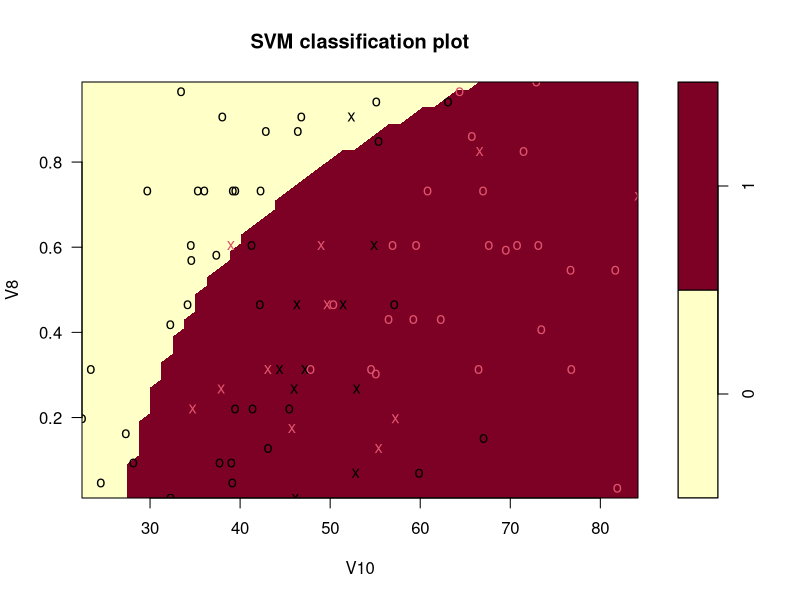
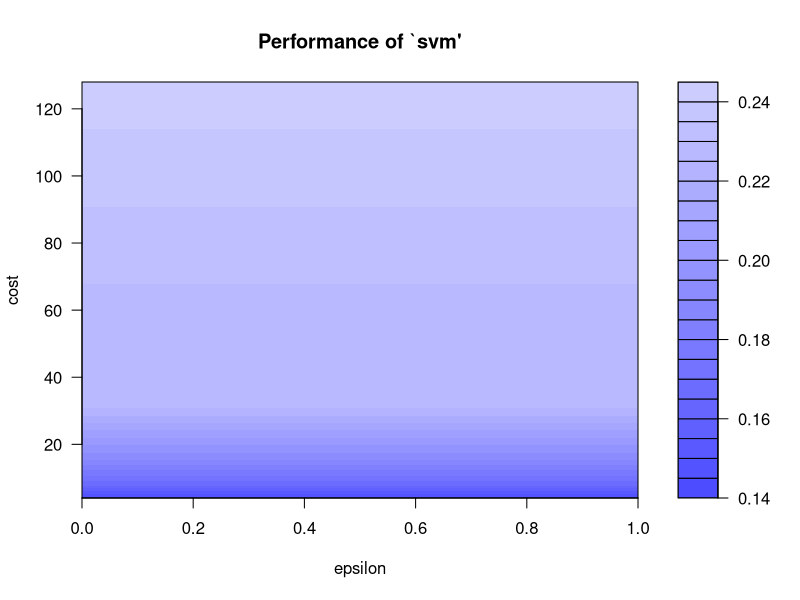

R code for these plots, in order:
library(e1071)

dataset <- read.csv(file = "candy_1.csv", header=FALSE)

X <- dataset[1:10]
y <- dataset[11]
y <- as.matrix(y)

data <- data.frame(X, y=as.factor(y))
model <- svm(y~., data=data, kernel="polynomial", cost=1, scale=FALSE)
summary(model)
plot(model, data=data, V8~V10, slice = list(V1=1, V9=1))

tuned_model <-  tune(svm, y~., data=data, ranges=list(epsilon = seq(0,1,0.1), cost=2^(2:7)))
plot(tuned_model) #regione più scura presenta un errore minore
summary(tuned_model)

best_model <- tuned_model$best.model 
summary(best_model)

pred <- predict(best_model, data=data)
tab <- table(Predicted = pred, Actual = data$y)
print(tab)

print("misclassification error") 
print(1-sum(diag(tab))/sum(tab))
